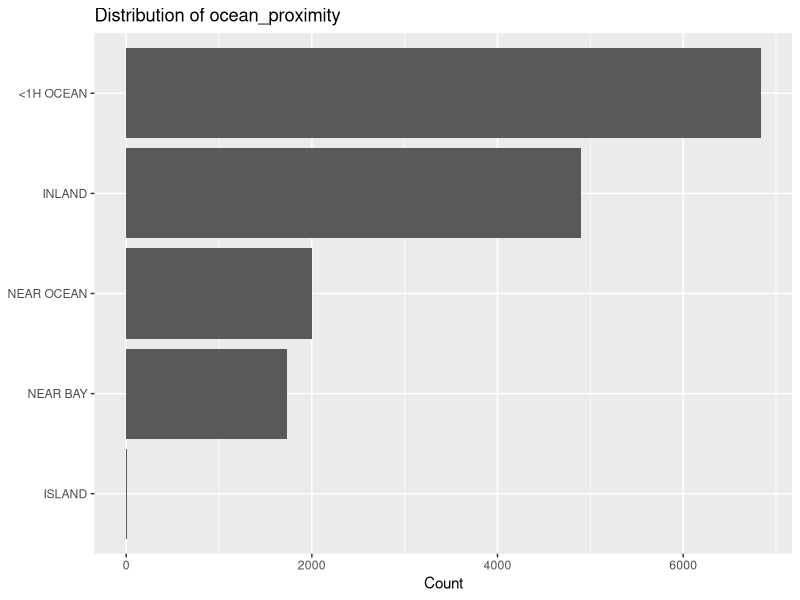
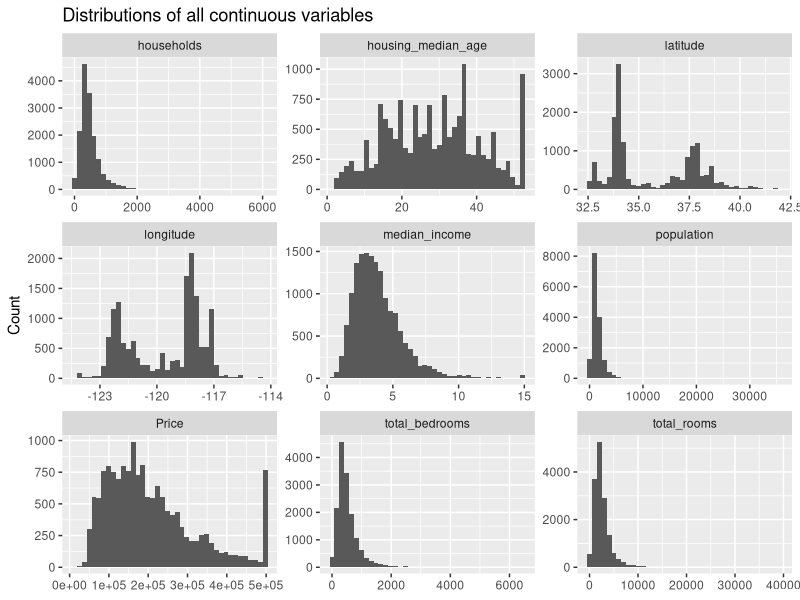
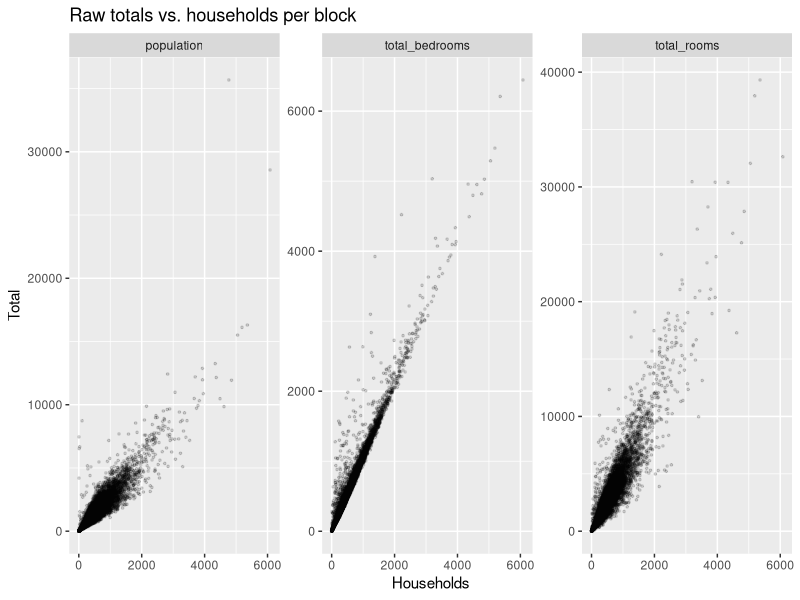
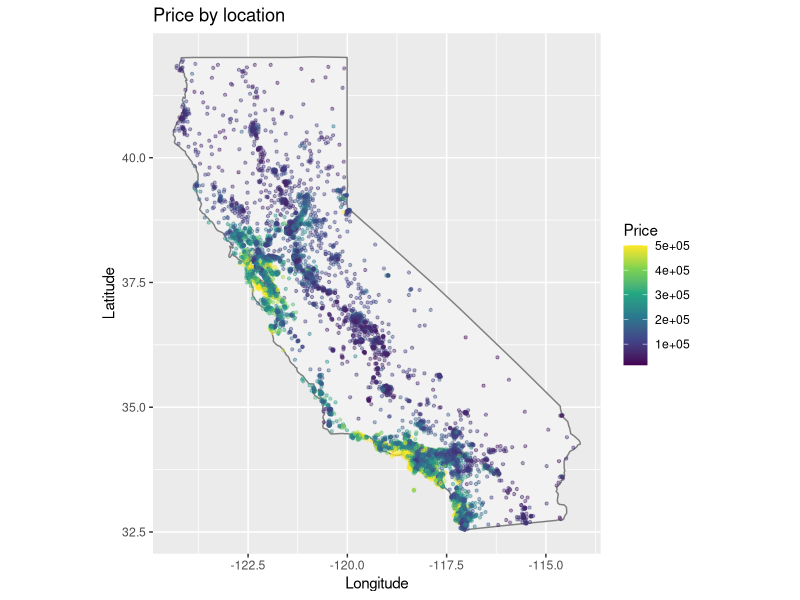
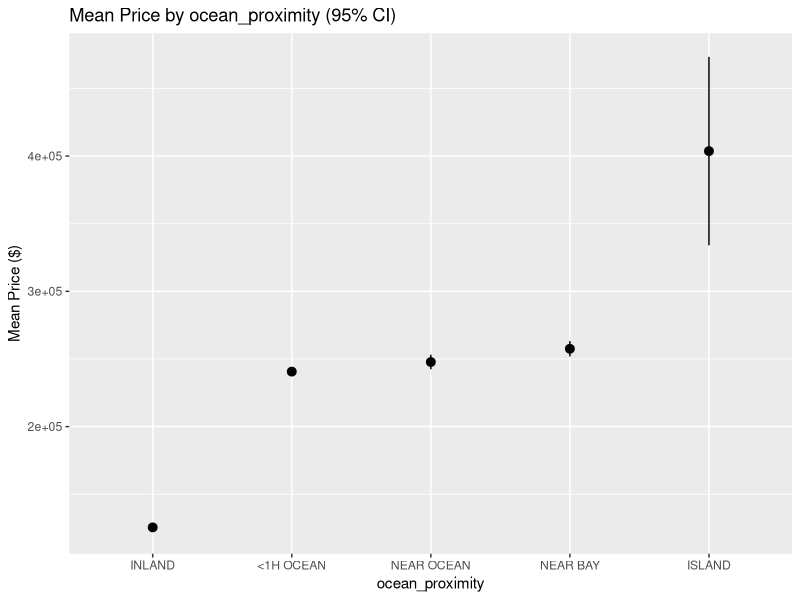
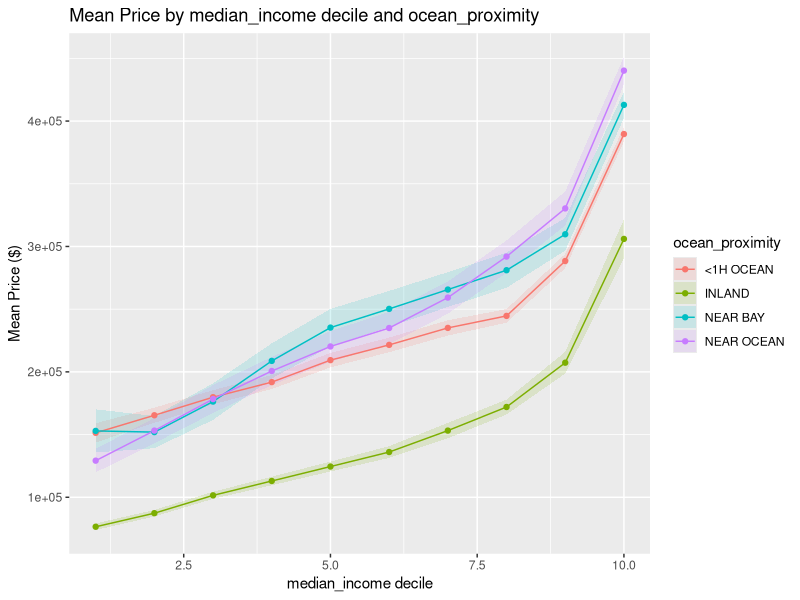
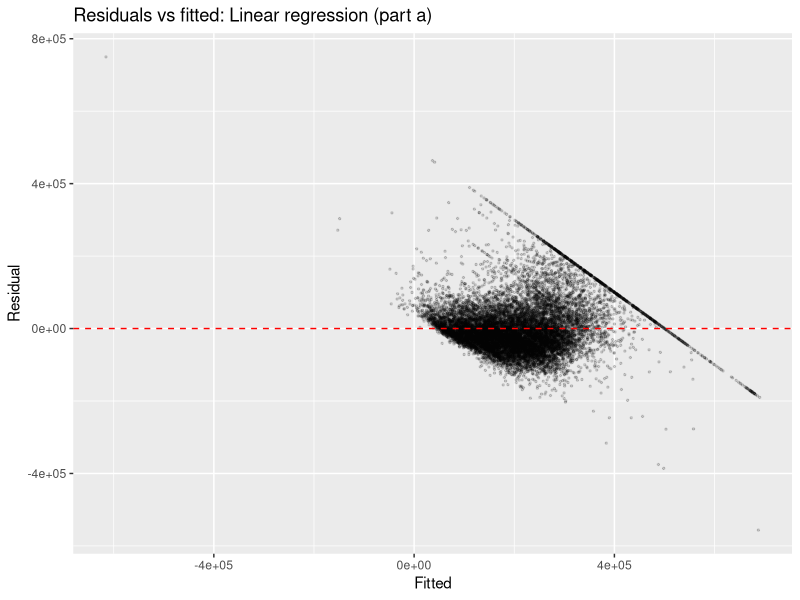

Generate these figures, in order, with R: (Note: this script raises an error after producing the figures.)
## ---- chunk 1
library(tidyverse)
library(here)
library(broom)
library(glmnet)
## ---- chunk 2
x_test <- read_csv(here::here("data/x_test_houses.csv")) |>
  rename(ID = "(nrow(y_train) + 1):(nrow(y_train) + nrow(y_test))")
y_train <- read_csv(here::here("data/y_train_houses.csv"))
x_train <- read_csv(here::here("data/x_train_houses.csv")) |>
  rename(ID = "1:nrow(y_train)")

training <- left_join(y_train, x_train, by = "ID") |> select(-ID)
## ---- chunk 3
training |>
  count(ocean_proximity) |>
  ggplot(aes(x = reorder(ocean_proximity, n), y = n)) +
  geom_col() +
  coord_flip() +
  labs(title = "Distribution of ocean_proximity", x = NULL, y = "Count")
## ---- chunk 4
training |>
  select(longitude, latitude, housing_median_age, total_rooms, total_bedrooms,
         population, households, median_income, Price) |>
  pivot_longer(everything(), names_to = "variable", values_to = "value") |>
  ggplot(aes(x = value)) +
  geom_histogram(bins = 40) +
  facet_wrap(~variable, scales = "free", ncol = 3) +
  labs(title = "Distributions of all continuous variables", x = NULL, y = "Count")
## ---- chunk 5
training |>
  select(households, total_rooms, total_bedrooms, population) |>
  pivot_longer(-households, names_to = "variable", values_to = "value") |>
  ggplot(aes(x = households, y = value)) +
  geom_point(alpha = 0.15, size = 0.6) +
  facet_wrap(~variable, scales = "free_y") +
  labs(title = "Raw totals vs. households per block", x = "Households", y = "Total")
## ---- chunk 6
ca_map <- map_data("state") |> filter(region == "california")

training |>
  ggplot() +
  geom_polygon(data = ca_map, aes(x = long, y = lat, group = group), fill = "grey95", colour = "grey50") +
  geom_point(aes(x = longitude, y = latitude, colour = Price), alpha = 0.4, size = 0.8) +
  scale_colour_viridis_c() +
  coord_quickmap() +
  labs(title = "Price by location", x = "Longitude", y = "Latitude")
## ---- chunk 7
training |>
  group_by(ocean_proximity) |>
  summarise(
    n = n(),
    mean_price = mean(Price),
    se_price = sd(Price) / sqrt(n)
  ) |>
  mutate(lower = mean_price - 1.96 * se_price, upper = mean_price + 1.96 * se_price) |>
  ggplot(aes(x = reorder(ocean_proximity, mean_price), y = mean_price)) +
  geom_pointrange(aes(ymin = lower, ymax = upper)) +
  labs(title = "Mean Price by ocean_proximity (95% CI)", x = "ocean_proximity", y = "Mean Price ($)")
## ---- chunk 8
training |>
  mutate(income_decile = ntile(median_income, 10)) |>
  group_by(ocean_proximity, income_decile) |>
  summarise(n = n(), mean_price = mean(Price), se_price = sd(Price) / sqrt(n), .groups = "drop") |>
  mutate(lower = mean_price - 1.96 * se_price, upper = mean_price + 1.96 * se_price) |>
  filter(n >= 10) |>
  ggplot(aes(x = income_decile, y = mean_price, colour = ocean_proximity, fill = ocean_proximity)) +
  geom_ribbon(aes(ymin = lower, ymax = upper), alpha = 0.15, colour = NA) +
  geom_line() +
  geom_point(size = 1.5) +
  labs(title = "Mean Price by median_income decile and ocean_proximity",
       x = "median_income decile", y = "Mean Price ($)", colour = "ocean_proximity", fill = "ocean_proximity")
## ---- chunk 9
bedrooms_median <- median(training$total_bedrooms, na.rm = TRUE)

training <- training |>
  mutate(total_bedrooms = if_else(is.na(total_bedrooms), bedrooms_median, total_bedrooms))

x_test <- x_test |>
  mutate(total_bedrooms = if_else(is.na(total_bedrooms), bedrooms_median, total_bedrooms))
## ---- chunk 10
final_fit <- lm(Price ~ ., data = training)

rmse <- function(actual, predicted) {
  sqrt(mean((actual - predicted)^2)) }

rmse(training$Price, predict(final_fit, training))
summary(final_fit)$r.squared
## ---- chunk 11
resid_plot <- function(fitted, actual, title) {
  tibble(fitted = fitted, resid = actual - fitted) |>
    ggplot(aes(x = fitted, y = resid)) +
    geom_point(alpha = 0.15, size = 0.5) +
    geom_hline(yintercept = 0, colour = "red", linetype = "dashed") +
    labs(title = title, x = "Fitted", y = "Residual")
}

resid_plot(predict(final_fit, training), training$Price, "Residuals vs fitted: Linear regression (part a)")
## ---- chunk 12
training_encoded <- training |>
  mutate(
    ocean_proximityINLAND      = as.numeric(ocean_proximity == "INLAND"),
    ocean_proximityISLAND      = as.numeric(ocean_proximity == "ISLAND"),
    `ocean_proximityNEAR BAY`   = as.numeric(ocean_proximity == "NEAR BAY"),
    `ocean_proximityNEAR OCEAN` = as.numeric(ocean_proximity == "NEAR OCEAN")
  ) |>
  select(-ocean_proximity)
## ---- chunk 13
X <- cbind(`(Intercept)` = 1, as.matrix(select(training_encoded, -Price)))
y <- training_encoded$Price

w_manual <- solve(crossprod(X), crossprod(X, y))

tibble(
  term = rownames(w_manual),
  manual = as.numeric(w_manual),
  lm = coef(final_fit)[rownames(w_manual)]
)
## ---- chunk 14
predicted_manual <- X %*% w_manual

ss_res <- sum((y - predicted_manual)^2)
ss_tot <- sum((y - mean(y))^2)

r_squared_manual <- 1 - ss_res / ss_tot

r_squared_manual
summary(final_fit)$r.squared
## ---- chunk 15
test_predictions <- predict(final_fit, newdata = x_test)

submission <- tibble(ID = x_test$ID, Price = test_predictions)

write_csv(submission, here::here("submissions/submission_lm.csv"))
## ---- chunk 16
city_coords <- tribble(
  ~city,       ~city_lon,  ~city_lat,
  "SF",        -122.4194,  37.7749,
  "LA",        -118.2437,  34.0522,
  "San Diego", -117.1611,  32.7157,
  "San Jose",  -121.8863,  37.3382
)

dist_to_nearest_city <- function(longitude, latitude) {
  dists <- sapply(seq_len(nrow(city_coords)), function(i) {
    sqrt((longitude - city_coords$city_lon[i])^2 + (latitude - city_coords$city_lat[i])^2)
  })
  apply(dists, 1, min)
}

engineer_features <- function(df) {
  df |>
    mutate(
      rooms_per_household = total_rooms / households,
      bedrooms_per_room = pmin(total_bedrooms / total_rooms, 1),
      population_per_household = population / households,
      rooms_per_person = total_rooms / population,
      median_income_sq = median_income^2,
      housing_median_age_sq = housing_median_age^2,
      income_x_age = median_income * housing_median_age,
      longitude_x_latitude = longitude * latitude,
      longitude_sq = longitude^2,
      latitude_sq = latitude^2,
      log_total_rooms = log(total_rooms),
      log_total_bedrooms = log(total_bedrooms),
      log_population = log(population),
      log_households = log(households),
      age_capped = as.numeric(housing_median_age == 52),
      dist_to_city = dist_to_nearest_city(longitude, latitude)
    ) |>
    select(-total_rooms, -total_bedrooms, -population, -households)
}

training <- engineer_features(training)
x_test <- engineer_features(x_test)
## ---- chunk 17
continuous_vars <- c(
  "longitude", "latitude", "housing_median_age", "median_income",
  "rooms_per_household", "bedrooms_per_room", "population_per_household",
  "rooms_per_person", "median_income_sq", "housing_median_age_sq", "income_x_age",
  "longitude_x_latitude", "longitude_sq", "latitude_sq",
  "log_total_rooms", "log_total_bedrooms", "log_population", "log_households",
  "dist_to_city"
)

train_means <- colMeans(training[continuous_vars])
train_sds <- sapply(training[continuous_vars], sd)

for (col in continuous_vars) {
  training[[col]] <- (training[[col]] - train_means[col]) / train_sds[col]
  x_test[[col]] <- (x_test[[col]] - train_means[col]) / train_sds[col]
}
## ---- chunk 18
fit_b <- lm(Price ~ . + median_income:ocean_proximity, data = training)

rmse(training$Price, predict(fit_b, training))
summary(fit_b)$r.squared
## ---- chunk 19
test_predictions_b <- predict(fit_b, newdata = x_test)

submission_b <- tibble(ID = x_test$ID, Price = test_predictions_b)

write_csv(submission_b, here::here("submissions/submission_b.csv"))
## ---- chunk 20
resid_plot(predict(fit_b, training), training$Price, "Residuals vs fitted: Model 1 (engineered features, OLS)")
## ---- chunk 21
X <- model.matrix(Price ~ . + median_income:ocean_proximity, data = training)
y <- training$Price
X_test <- model.matrix(~ . + median_income:ocean_proximity, data = select(x_test, -ID))

X_glmnet <- X[, -1]        # drop the intercept column; glmnet fits its own
X_test_glmnet <- X_test[, -1]
## ---- chunk 22
set.seed(3555)
k <- 5
folds <- sample(rep(1:k, length.out = nrow(X_glmnet)))
lambda_grid_glmnet <- 10^seq(-4, 5, length.out = 100)

cv_ridge <- cv.glmnet(X_glmnet, y, alpha = 0, foldid = folds, lambda = lambda_grid_glmnet)
cv_lasso <- cv.glmnet(X_glmnet, y, alpha = 1, foldid = folds, lambda = lambda_grid_glmnet)

best_lambda_ridge <- cv_ridge$lambda.min
best_lambda_lasso <- cv_lasso$lambda.min

best_lambda_ridge
best_lambda_lasso

plot(cv_ridge)
plot(cv_lasso)
## ---- chunk 23
ridge_fit <- glmnet(X_glmnet, y, alpha = 0, lambda = best_lambda_ridge)
predicted_ridge <- as.numeric(predict(ridge_fit, X_glmnet))

rmse(y, predicted_ridge)
1 - sum((y - predicted_ridge)^2) / sum((y - mean(y))^2)

test_predictions_ridge <- as.numeric(predict(ridge_fit, X_test_glmnet))

submission_ridge <- tibble(ID = x_test$ID, Price = test_predictions_ridge)

write_csv(submission_ridge, here::here("submissions/submission_b_ridge.csv"))
## ---- chunk 24
resid_plot(predicted_ridge, y, "Residuals vs fitted: Model 2 (ridge, glmnet)")
## ---- chunk 25
lasso_fit <- glmnet(X_glmnet, y, alpha = 1, lambda = best_lambda_lasso)
predicted_lasso <- as.numeric(predict(lasso_fit, X_glmnet))

rmse(y, predicted_lasso)
1 - sum((y - predicted_lasso)^2) / sum((y - mean(y))^2)

# how many of the p predictors did LASSO zero out?
sum(coef(lasso_fit) != 0) - 1  # -1 excludes the intercept
ncol(X_glmnet)

test_predictions_lasso <- as.numeric(predict(lasso_fit, X_test_glmnet))

submission_lasso <- tibble(ID = x_test$ID, Price = test_predictions_lasso)

write_csv(submission_lasso, here::here("submissions/submission_b_lasso.csv"))
## ---- chunk 26
resid_plot(predicted_lasso, y, "Residuals vs fitted: Model 2 (LASSO, glmnet)")
## ---- chunk 27
fit_log <- lm(log(Price) ~ . + median_income:ocean_proximity, data = training)

predicted_log <- predict(fit_log, training)

log_resid <- log(training$Price) - predicted_log
smear <- mean(exp(log_resid))

predicted_price <- exp(predicted_log) * smear

rmse(training$Price, predicted_price)
1 - sum((training$Price - predicted_price)^2) / sum((training$Price - mean(training$Price))^2)
## ---- chunk 28
test_pred_log <- predict(fit_log, newdata = x_test)
test_pred_price <- exp(test_pred_log) * smear

submission_log <- tibble(ID = x_test$ID, Price = test_pred_price)

write_csv(submission_log, here::here("submissions/submission_b_log.csv"))
## ---- chunk 29
resid_plot(predicted_log, log(training$Price), "Residuals vs fitted (log scale): Model 3 (log target, final)")
## ---- chunk 30
y_log <- log(training$Price)

cv_ridge_log <- cv.glmnet(X_glmnet, y_log, alpha = 0, foldid = folds, lambda = lambda_grid_glmnet)
best_lambda_log <- cv_ridge_log$lambda.min
best_lambda_log
## ---- chunk 31
ridge_fit_log <- glmnet(X_glmnet, y_log, alpha = 0, lambda = best_lambda_log)
predicted_log_ridge <- as.numeric(predict(ridge_fit_log, X_glmnet))

log_resid_ridge <- y_log - predicted_log_ridge
smear_ridge <- mean(exp(log_resid_ridge))

predicted_price_ridge_log <- exp(predicted_log_ridge) * smear_ridge

rmse(training$Price, predicted_price_ridge_log)
1 - sum((training$Price - predicted_price_ridge_log)^2) / sum((training$Price - mean(training$Price))^2)
## ---- chunk 32
test_pred_log_ridge <- as.numeric(predict(ridge_fit_log, X_test_glmnet))
test_pred_price_ridge_log <- exp(test_pred_log_ridge) * smear_ridge

submission_ridge_log <- tibble(ID = x_test$ID, Price = test_pred_price_ridge_log)

write_csv(submission_ridge_log, here::here("submissions/submission_b_ridge_log.csv"))
## ---- chunk 33
resid_plot(predicted_log_ridge, y_log, "Residuals vs fitted (log scale): Model 4 (ridge + log target)")
